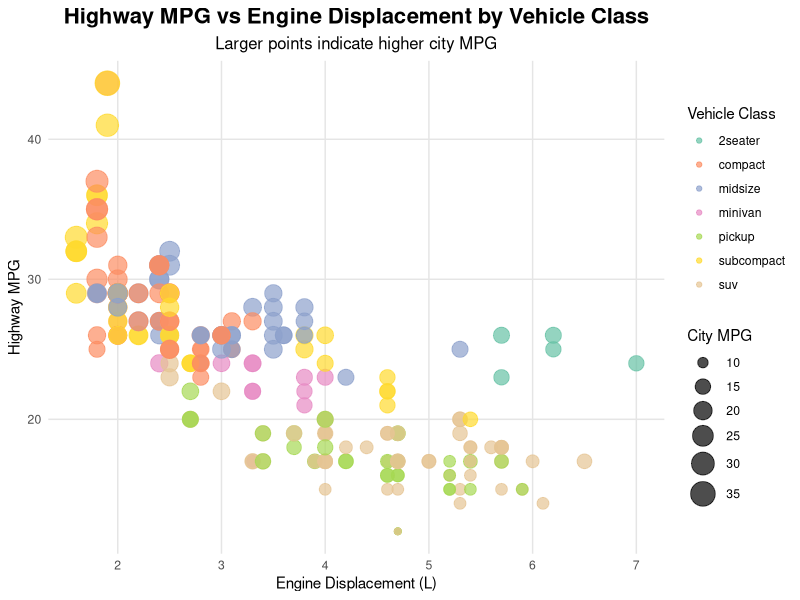

R code for this plot:
## ---- chunk 1
library(tidyverse)
## ---- chunk 2
ggplot(mpg, aes(x = displ, y = hwy, color = class, size = cty)) +
  geom_point(alpha = 0.7) +
  scale_color_brewer(palette = "Set2") +
  scale_size_continuous(range = c(2, 8)) +
  labs(
    title = "Highway MPG vs Engine Displacement by Vehicle Class",
    subtitle = "Larger points indicate higher city MPG",
    x = "Engine Displacement (L)",
    y = "Highway MPG",
    color = "Vehicle Class",
    size = "City MPG"
  ) +
  theme_minimal() +
  theme(
    plot.title = element_text(size = 16, face = "bold", hjust = 0.5),
    plot.subtitle = element_text(size = 12, hjust = 0.5),
    legend.position = "right",
    legend.box = "vertical",
    panel.grid.major = element_line(color = "grey90"),
    panel.grid.minor = element_blank()
  )
